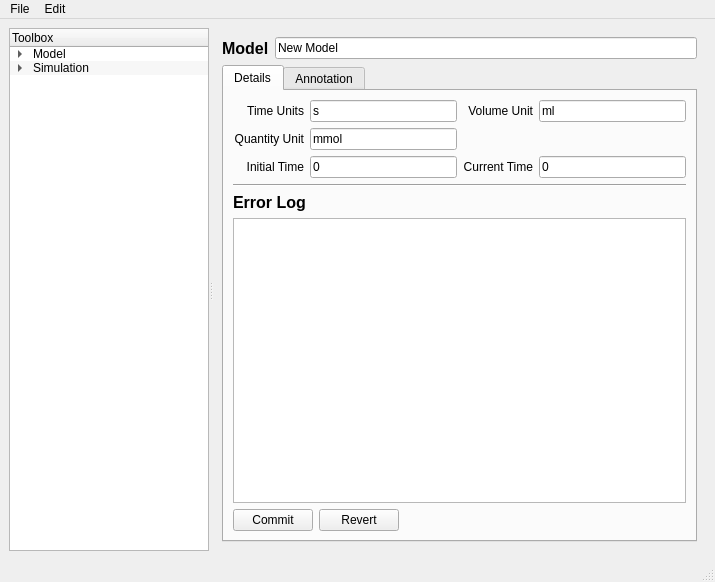
<?xml version="1.0" encoding="UTF-8"?>
<ui version="4.0">
 <class>MainWindow</class>
 <widget class="QMainWindow" name="MainWindow">
  <property name="geometry">
   <rect>
    <x>0</x>
    <y>0</y>
    <width>715</width>
    <height>582</height>
   </rect>
  </property>
  <property name="windowTitle">
   <string>SBML-Analaysis-Toolbox</string>
  </property>
  <widget class="QWidget" name="centralwidget">
   <property name="sizePolicy">
    <sizepolicy hsizetype="Expanding" vsizetype="Expanding">
     <horstretch>0</horstretch>
     <verstretch>0</verstretch>
    </sizepolicy>
   </property>
   <layout class="QGridLayout" name="gridLayout_9">
    <item row="0" column="0">
     <widget class="QSplitter" name="splitter">
      <property name="orientation">
       <enum>Qt::Horizontal</enum>
      </property>
      <widget class="QTreeWidget" name="treeWidget">
       <property name="sizePolicy">
        <sizepolicy hsizetype="Maximum" vsizetype="Expanding">
         <horstretch>0</horstretch>
         <verstretch>0</verstretch>
        </sizepolicy>
       </property>
       <property name="maximumSize">
        <size>
         <width>200</width>
         <height>16777215</height>
        </size>
       </property>
       <property name="autoFillBackground">
        <bool>false</bool>
       </property>
       <property name="editTriggers">
        <set>QAbstractItemView::NoEditTriggers</set>
       </property>
       <property name="alternatingRowColors">
        <bool>true</bool>
       </property>
       <property name="animated">
        <bool>true</bool>
       </property>
       <property name="headerHidden">
        <bool>false</bool>
       </property>
       <column>
        <property name="text">
         <string>Toolbox</string>
        </property>
       </column>
       <item>
        <property name="text">
         <string>Model</string>
        </property>
        <item>
         <property name="text">
          <string>Compartments</string>
         </property>
        </item>
        <item>
         <property name="text">
          <string>Species</string>
         </property>
        </item>
        <item>
         <property name="text">
          <string>Parameters</string>
         </property>
        </item>
        <item>
         <property name="text">
          <string>Reactions</string>
         </property>
        </item>
        <item>
         <property name="text">
          <string>Matrices</string>
         </property>
        </item>
        <item>
         <property name="text">
          <string>Code</string>
         </property>
        </item>
       </item>
       <item>
        <property name="text">
         <string>Simulation</string>
        </property>
        <item>
         <property name="text">
          <string>Time Course</string>
         </property>
        </item>
        <item>
         <property name="text">
          <string>Local Sensitivity Analysis</string>
         </property>
        </item>
        <item>
         <property name="text">
          <string>Global Sensitivity Analysis</string>
         </property>
        </item>
       </item>
      </widget>
      <widget class="QStackedWidget" name="stackedWidget">
       <property name="autoFillBackground">
        <bool>false</bool>
       </property>
       <property name="currentIndex">
        <number>0</number>
       </property>
       <widget class="QWidget" name="pageModel">
        <layout class="QGridLayout" name="gridLayout_5">
         <item row="0" column="0">
          <layout class="QVBoxLayout" name="verticalLayout">
           <item>
            <layout class="QHBoxLayout" name="horizontalLayout_2">
             <item>
              <widget class="QLabel" name="label">
               <property name="font">
                <font>
                 <pointsize>12</pointsize>
                 <weight>75</weight>
                 <bold>true</bold>
                </font>
               </property>
               <property name="text">
                <string>Model</string>
               </property>
              </widget>
             </item>
             <item>
              <widget class="QLineEdit" name="lineEditModelName">
               <property name="text">
                <string>New Model</string>
               </property>
              </widget>
             </item>
            </layout>
           </item>
           <item>
            <widget class="QTabWidget" name="tabWidget">
             <property name="currentIndex">
              <number>0</number>
             </property>
             <widget class="QWidget" name="tab">
              <attribute name="title">
               <string>Details</string>
              </attribute>
              <layout class="QGridLayout" name="gridLayout_3">
               <item row="0" column="0">
                <layout class="QGridLayout" name="gridLayout_2">
                 <item row="0" column="0">
                  <widget class="QLabel" name="label_2">
                   <property name="layoutDirection">
                    <enum>Qt::LeftToRight</enum>
                   </property>
                   <property name="text">
                    <string>Time Units</string>
                   </property>
                   <property name="alignment">
                    <set>Qt::AlignRight|Qt::AlignTrailing|Qt::AlignVCenter</set>
                   </property>
                  </widget>
                 </item>
                 <item row="0" column="1">
                  <widget class="QLineEdit" name="lineEditTimeUnits">
                   <property name="text">
                    <string>s</string>
                   </property>
                  </widget>
                 </item>
                 <item row="0" column="2">
                  <widget class="QLabel" name="label_3">
                   <property name="layoutDirection">
                    <enum>Qt::LeftToRight</enum>
                   </property>
                   <property name="text">
                    <string>Volume Unit</string>
                   </property>
                   <property name="alignment">
                    <set>Qt::AlignRight|Qt::AlignTrailing|Qt::AlignVCenter</set>
                   </property>
                  </widget>
                 </item>
                 <item row="0" column="3">
                  <widget class="QLineEdit" name="lineEditVolumeUnits">
                   <property name="text">
                    <string>ml</string>
                   </property>
                  </widget>
                 </item>
                 <item row="1" column="0">
                  <widget class="QLabel" name="label_4">
                   <property name="text">
                    <string>Quantity Unit</string>
                   </property>
                   <property name="alignment">
                    <set>Qt::AlignRight|Qt::AlignTrailing|Qt::AlignVCenter</set>
                   </property>
                  </widget>
                 </item>
                 <item row="1" column="1">
                  <widget class="QLineEdit" name="lineEditQuantityUnits">
                   <property name="text">
                    <string>mmol</string>
                   </property>
                  </widget>
                 </item>
                 <item row="2" column="0">
                  <widget class="QLabel" name="label_5">
                   <property name="text">
                    <string>Initial Time</string>
                   </property>
                   <property name="alignment">
                    <set>Qt::AlignRight|Qt::AlignTrailing|Qt::AlignVCenter</set>
                   </property>
                  </widget>
                 </item>
                 <item row="2" column="1">
                  <widget class="QLineEdit" name="lineEdit_5">
                   <property name="text">
                    <string>0</string>
                   </property>
                  </widget>
                 </item>
                 <item row="2" column="2">
                  <widget class="QLabel" name="label_6">
                   <property name="layoutDirection">
                    <enum>Qt::LeftToRight</enum>
                   </property>
                   <property name="text">
                    <string>Current Time</string>
                   </property>
                   <property name="alignment">
                    <set>Qt::AlignRight|Qt::AlignTrailing|Qt::AlignVCenter</set>
                   </property>
                  </widget>
                 </item>
                 <item row="2" column="3">
                  <widget class="QLineEdit" name="lineEdit_6">
                   <property name="text">
                    <string>0</string>
                   </property>
                   <property name="readOnly">
                    <bool>true</bool>
                   </property>
                  </widget>
                 </item>
                </layout>
               </item>
               <item row="1" column="0">
                <layout class="QHBoxLayout" name="horizontalLayout_8">
                 <item>
                  <widget class="Line" name="line_3">
                   <property name="orientation">
                    <enum>Qt::Horizontal</enum>
                   </property>
                  </widget>
                 </item>
                </layout>
               </item>
               <item row="2" column="0">
                <widget class="QLabel" name="label_24">
                 <property name="font">
                  <font>
                   <pointsize>12</pointsize>
                   <weight>75</weight>
                   <bold>true</bold>
                  </font>
                 </property>
                 <property name="text">
                  <string>Error Log</string>
                 </property>
                </widget>
               </item>
               <item row="3" column="0">
                <widget class="QPlainTextEdit" name="modelErrorLog">
                 <property name="readOnly">
                  <bool>true</bool>
                 </property>
                </widget>
               </item>
               <item row="4" column="0">
                <layout class="QGridLayout" name="gridLayout_4">
                 <item row="0" column="0">
                  <widget class="QPushButton" name="pushButtonModelCommit">
                   <property name="text">
                    <string>Commit</string>
                   </property>
                  </widget>
                 </item>
                 <item row="0" column="1">
                  <widget class="QPushButton" name="pushButtonModelRevert">
                   <property name="text">
                    <string>Revert</string>
                   </property>
                  </widget>
                 </item>
                 <item row="0" column="2">
                  <spacer name="horizontalSpacer">
                   <property name="orientation">
                    <enum>Qt::Horizontal</enum>
                   </property>
                   <property name="sizeHint" stdset="0">
                    <size>
                     <width>40</width>
                     <height>20</height>
                    </size>
                   </property>
                  </spacer>
                 </item>
                </layout>
               </item>
              </layout>
             </widget>
             <widget class="QWidget" name="tab_2">
              <attribute name="title">
               <string>Annotation</string>
              </attribute>
              <layout class="QGridLayout" name="gridLayout_15">
               <item row="0" column="0">
                <widget class="QPlainTextEdit" name="plainTextEdit"/>
               </item>
              </layout>
             </widget>
            </widget>
           </item>
          </layout>
         </item>
        </layout>
       </widget>
       <widget class="QWidget" name="pageCompartments">
        <layout class="QGridLayout" name="gridLayout_7">
         <item row="0" column="0">
          <layout class="QGridLayout" name="gridLayout_6">
           <item row="0" column="0">
            <widget class="QLabel" name="label_7">
             <property name="text">
              <string>Search:</string>
             </property>
            </widget>
           </item>
           <item row="0" column="1">
            <widget class="QLineEdit" name="lineSearchCompartments"/>
           </item>
          </layout>
         </item>
         <item row="1" column="0">
          <widget class="QSplitter" name="splitter_4">
           <property name="orientation">
            <enum>Qt::Vertical</enum>
           </property>
           <widget class="QTableWidget" name="tableCompartments">
            <property name="alternatingRowColors">
             <bool>true</bool>
            </property>
            <property name="sortingEnabled">
             <bool>true</bool>
            </property>
            <property name="cornerButtonEnabled">
             <bool>true</bool>
            </property>
            <property name="RowNumber" stdset="0">
             <number>1</number>
            </property>
            <attribute name="verticalHeaderVisible">
             <bool>false</bool>
            </attribute>
            <attribute name="verticalHeaderShowSortIndicator" stdset="0">
             <bool>false</bool>
            </attribute>
            <attribute name="verticalHeaderStretchLastSection">
             <bool>false</bool>
            </attribute>
            <column>
             <property name="text">
              <string>#</string>
             </property>
             <property name="font">
              <font>
               <weight>75</weight>
               <bold>true</bold>
              </font>
             </property>
             <property name="textAlignment">
              <set>AlignLeft|AlignVCenter</set>
             </property>
            </column>
            <column>
             <property name="text">
              <string>Name</string>
             </property>
             <property name="font">
              <font>
               <weight>75</weight>
               <bold>true</bold>
              </font>
             </property>
             <property name="textAlignment">
              <set>AlignLeft|AlignVCenter</set>
             </property>
            </column>
            <column>
             <property name="text">
              <string>Initial Volume</string>
             </property>
             <property name="font">
              <font>
               <weight>75</weight>
               <bold>true</bold>
              </font>
             </property>
             <property name="textAlignment">
              <set>AlignLeft|AlignVCenter</set>
             </property>
            </column>
            <column>
             <property name="text">
              <string>Volume</string>
             </property>
             <property name="font">
              <font>
               <weight>75</weight>
               <bold>true</bold>
              </font>
             </property>
             <property name="textAlignment">
              <set>AlignLeft|AlignVCenter</set>
             </property>
            </column>
            <column>
             <property name="text">
              <string>MetaID</string>
             </property>
             <property name="font">
              <font>
               <weight>75</weight>
               <bold>true</bold>
              </font>
             </property>
            </column>
           </widget>
           <widget class="QPlainTextEdit" name="compartmentErrorLog">
            <property name="sizePolicy">
             <sizepolicy hsizetype="Expanding" vsizetype="Maximum">
              <horstretch>0</horstretch>
              <verstretch>0</verstretch>
             </sizepolicy>
            </property>
            <property name="maximumSize">
             <size>
              <width>16777215</width>
              <height>200</height>
             </size>
            </property>
           </widget>
          </widget>
         </item>
        </layout>
       </widget>
       <widget class="QWidget" name="pageSpecies">
        <layout class="QGridLayout" name="gridLayout">
         <item row="0" column="0">
          <layout class="QGridLayout" name="gridLayout_8">
           <item row="0" column="0">
            <widget class="QLabel" name="label_8">
             <property name="text">
              <string>Search:</string>
             </property>
            </widget>
           </item>
           <item row="0" column="1">
            <widget class="QLineEdit" name="lineSearchSpecies"/>
           </item>
          </layout>
         </item>
         <item row="1" column="0">
          <widget class="QSplitter" name="splitter_3">
           <property name="orientation">
            <enum>Qt::Vertical</enum>
           </property>
           <widget class="QTableWidget" name="tableSpecies">
            <property name="alternatingRowColors">
             <bool>true</bool>
            </property>
            <property name="sortingEnabled">
             <bool>true</bool>
            </property>
            <property name="cornerButtonEnabled">
             <bool>true</bool>
            </property>
            <property name="RowNumber" stdset="0">
             <number>1</number>
            </property>
            <attribute name="verticalHeaderVisible">
             <bool>false</bool>
            </attribute>
            <attribute name="verticalHeaderShowSortIndicator" stdset="0">
             <bool>false</bool>
            </attribute>
            <attribute name="verticalHeaderStretchLastSection">
             <bool>false</bool>
            </attribute>
            <row>
             <property name="text">
              <string/>
             </property>
            </row>
            <column>
             <property name="text">
              <string>#</string>
             </property>
             <property name="font">
              <font>
               <weight>75</weight>
               <bold>true</bold>
              </font>
             </property>
             <property name="textAlignment">
              <set>AlignHCenter|AlignVCenter|AlignCenter</set>
             </property>
            </column>
            <column>
             <property name="text">
              <string>Name</string>
             </property>
             <property name="font">
              <font>
               <weight>75</weight>
               <bold>true</bold>
              </font>
             </property>
             <property name="textAlignment">
              <set>AlignHCenter|AlignVCenter|AlignCenter</set>
             </property>
            </column>
            <column>
             <property name="text">
              <string>Initial Cc</string>
             </property>
             <property name="font">
              <font>
               <weight>75</weight>
               <bold>true</bold>
              </font>
             </property>
             <property name="textAlignment">
              <set>AlignHCenter|AlignVCenter|AlignCenter</set>
             </property>
            </column>
            <column>
             <property name="text">
              <string>Cc</string>
             </property>
             <property name="font">
              <font>
               <weight>75</weight>
               <bold>true</bold>
              </font>
             </property>
             <property name="textAlignment">
              <set>AlignHCenter|AlignVCenter|AlignCenter</set>
             </property>
            </column>
            <column>
             <property name="text">
              <string>Compartment</string>
             </property>
             <property name="font">
              <font>
               <weight>75</weight>
               <bold>true</bold>
              </font>
             </property>
             <property name="textAlignment">
              <set>AlignHCenter|AlignVCenter|AlignCenter</set>
             </property>
            </column>
            <column>
             <property name="text">
              <string>Boundary?</string>
             </property>
             <property name="font">
              <font>
               <weight>75</weight>
               <bold>true</bold>
              </font>
             </property>
             <property name="textAlignment">
              <set>AlignHCenter|AlignVCenter|AlignCenter</set>
             </property>
            </column>
            <column>
             <property name="text">
              <string>MetaId</string>
             </property>
             <property name="font">
              <font>
               <weight>75</weight>
               <bold>true</bold>
              </font>
             </property>
             <property name="textAlignment">
              <set>AlignHCenter|AlignVCenter|AlignCenter</set>
             </property>
            </column>
            <item row="0" column="1">
             <property name="text">
              <string>New Species</string>
             </property>
            </item>
            <item row="0" column="2">
             <property name="text">
              <string>1</string>
             </property>
            </item>
           </widget>
           <widget class="QPlainTextEdit" name="speciesErrorLog">
            <property name="sizePolicy">
             <sizepolicy hsizetype="Maximum" vsizetype="Expanding">
              <horstretch>0</horstretch>
              <verstretch>0</verstretch>
             </sizepolicy>
            </property>
            <property name="maximumSize">
             <size>
              <width>16777215</width>
              <height>200</height>
             </size>
            </property>
            <property name="documentTitle">
             <string>Species Error Log</string>
            </property>
            <property name="readOnly">
             <bool>true</bool>
            </property>
            <property name="overwriteMode">
             <bool>true</bool>
            </property>
           </widget>
          </widget>
         </item>
        </layout>
       </widget>
       <widget class="QWidget" name="pageParameters">
        <layout class="QGridLayout" name="gridLayout_11">
         <item row="0" column="0">
          <layout class="QGridLayout" name="gridLayout_10">
           <item row="0" column="0">
            <widget class="QLabel" name="label_9">
             <property name="text">
              <string>Search:</string>
             </property>
            </widget>
           </item>
           <item row="0" column="1">
            <widget class="QLineEdit" name="lineSearchParameters"/>
           </item>
          </layout>
         </item>
         <item row="1" column="0">
          <widget class="QSplitter" name="splitter_2">
           <property name="orientation">
            <enum>Qt::Vertical</enum>
           </property>
           <widget class="QTableWidget" name="tableParameters">
            <property name="alternatingRowColors">
             <bool>true</bool>
            </property>
            <property name="sortingEnabled">
             <bool>true</bool>
            </property>
            <property name="cornerButtonEnabled">
             <bool>true</bool>
            </property>
            <property name="RowNumber" stdset="0">
             <number>1</number>
            </property>
            <attribute name="verticalHeaderVisible">
             <bool>false</bool>
            </attribute>
            <attribute name="verticalHeaderShowSortIndicator" stdset="0">
             <bool>false</bool>
            </attribute>
            <attribute name="verticalHeaderStretchLastSection">
             <bool>false</bool>
            </attribute>
            <row>
             <property name="text">
              <string/>
             </property>
            </row>
            <column>
             <property name="text">
              <string>Index</string>
             </property>
             <property name="font">
              <font>
               <weight>75</weight>
               <bold>true</bold>
              </font>
             </property>
             <property name="textAlignment">
              <set>AlignLeft|AlignVCenter</set>
             </property>
            </column>
            <column>
             <property name="text">
              <string>Name</string>
             </property>
             <property name="font">
              <font>
               <weight>75</weight>
               <bold>true</bold>
              </font>
             </property>
             <property name="textAlignment">
              <set>AlignLeft|AlignVCenter</set>
             </property>
            </column>
            <column>
             <property name="text">
              <string>Value</string>
             </property>
             <property name="font">
              <font>
               <weight>75</weight>
               <bold>true</bold>
              </font>
             </property>
             <property name="textAlignment">
              <set>AlignLeft|AlignVCenter</set>
             </property>
            </column>
            <column>
             <property name="text">
              <string>Variable</string>
             </property>
             <property name="font">
              <font>
               <weight>75</weight>
               <bold>true</bold>
              </font>
             </property>
             <property name="textAlignment">
              <set>AlignLeft|AlignVCenter</set>
             </property>
            </column>
            <column>
             <property name="text">
              <string>MetaId</string>
             </property>
             <property name="font">
              <font>
               <weight>75</weight>
               <bold>true</bold>
              </font>
             </property>
            </column>
            <item row="0" column="0">
             <property name="flags">
              <set>ItemIsDragEnabled|ItemIsUserCheckable|ItemIsEnabled</set>
             </property>
            </item>
            <item row="0" column="1">
             <property name="text">
              <string>New Parameter</string>
             </property>
            </item>
            <item row="0" column="2">
             <property name="text">
              <string>1</string>
             </property>
            </item>
           </widget>
           <widget class="QPlainTextEdit" name="parameterErrorLog">
            <property name="sizePolicy">
             <sizepolicy hsizetype="Expanding" vsizetype="Maximum">
              <horstretch>0</horstretch>
              <verstretch>0</verstretch>
             </sizepolicy>
            </property>
            <property name="maximumSize">
             <size>
              <width>16777215</width>
              <height>200</height>
             </size>
            </property>
            <property name="frameShape">
             <enum>QFrame::StyledPanel</enum>
            </property>
            <property name="frameShadow">
             <enum>QFrame::Sunken</enum>
            </property>
            <property name="documentTitle">
             <string>Parameter Error Log</string>
            </property>
            <property name="readOnly">
             <bool>true</bool>
            </property>
            <property name="overwriteMode">
             <bool>true</bool>
            </property>
           </widget>
          </widget>
         </item>
        </layout>
       </widget>
       <widget class="QWidget" name="pageReactions">
        <layout class="QGridLayout" name="gridLayout_12">
         <item row="0" column="0">
          <layout class="QHBoxLayout" name="horizontalLayout_6">
           <item>
            <widget class="QLabel" name="label_10">
             <property name="text">
              <string>Search:</string>
             </property>
            </widget>
           </item>
           <item>
            <widget class="QLineEdit" name="lineSearchReactions"/>
           </item>
          </layout>
         </item>
         <item row="1" column="0">
          <widget class="QTableWidget" name="tableReactions">
           <attribute name="verticalHeaderVisible">
            <bool>false</bool>
           </attribute>
           <row>
            <property name="text">
             <string>New Row</string>
            </property>
           </row>
           <column>
            <property name="text">
             <string>Index</string>
            </property>
            <property name="font">
             <font>
              <weight>75</weight>
              <bold>true</bold>
             </font>
            </property>
           </column>
           <column>
            <property name="text">
             <string>Name</string>
            </property>
            <property name="font">
             <font>
              <weight>75</weight>
              <bold>true</bold>
             </font>
            </property>
           </column>
           <column>
            <property name="text">
             <string>Equation</string>
            </property>
            <property name="font">
             <font>
              <weight>75</weight>
              <bold>true</bold>
             </font>
            </property>
           </column>
           <column>
            <property name="text">
             <string>Modifiers</string>
            </property>
            <property name="font">
             <font>
              <weight>75</weight>
              <bold>true</bold>
             </font>
            </property>
           </column>
           <column>
            <property name="text">
             <string>Compartment</string>
            </property>
            <property name="font">
             <font>
              <weight>75</weight>
              <bold>true</bold>
             </font>
            </property>
           </column>
           <item row="0" column="1">
            <property name="text">
             <string>New Reaction</string>
            </property>
           </item>
          </widget>
         </item>
         <item row="2" column="0">
          <widget class="QPlainTextEdit" name="plainTextEdit_2">
           <property name="sizePolicy">
            <sizepolicy hsizetype="Expanding" vsizetype="Maximum">
             <horstretch>0</horstretch>
             <verstretch>0</verstretch>
            </sizepolicy>
           </property>
          </widget>
         </item>
        </layout>
       </widget>
       <widget class="QWidget" name="pageMatrices">
        <layout class="QGridLayout" name="gridLayout_13">
         <item row="0" column="0">
          <widget class="QTabWidget" name="tabWidget_2">
           <widget class="QWidget" name="tabStoichMatrix">
            <attribute name="title">
             <string>Stoichiometry Matrix</string>
            </attribute>
            <layout class="QGridLayout" name="gridLayout_23">
             <item row="0" column="0">
              <layout class="QHBoxLayout" name="horizontalLayout_7">
               <item>
                <widget class="QLabel" name="label_23">
                 <property name="text">
                  <string>Search:</string>
                 </property>
                </widget>
               </item>
               <item>
                <widget class="QLineEdit" name="lineEditStoichMatrix"/>
               </item>
              </layout>
             </item>
             <item row="1" column="0">
              <widget class="QTableWidget" name="tableStoichMatrix">
               <property name="editTriggers">
                <set>QAbstractItemView::NoEditTriggers</set>
               </property>
              </widget>
             </item>
            </layout>
           </widget>
           <widget class="QWidget" name="tab_4">
            <attribute name="title">
             <string>To be added...</string>
            </attribute>
            <layout class="QGridLayout" name="gridLayout_22">
             <item row="0" column="0">
              <widget class="QLabel" name="label_11">
               <property name="text">
                <string>To be added...</string>
               </property>
              </widget>
             </item>
            </layout>
           </widget>
          </widget>
         </item>
        </layout>
       </widget>
       <widget class="QWidget" name="pageCode">
        <layout class="QGridLayout" name="gridLayout_14">
         <item row="0" column="0">
          <widget class="QLabel" name="label_12">
           <property name="text">
            <string>Layout Page to be Added</string>
           </property>
          </widget>
         </item>
        </layout>
       </widget>
       <widget class="QWidget" name="pageSimulation">
        <layout class="QGridLayout" name="gridLayout_19">
         <item row="0" column="0">
          <widget class="QLabel" name="label_20">
           <property name="text">
            <string>To be Added</string>
           </property>
          </widget>
         </item>
        </layout>
       </widget>
       <widget class="QWidget" name="pageTimeCourse">
        <layout class="QGridLayout" name="gridLayout_18">
         <item row="0" column="0">
          <widget class="QLabel" name="label_13">
           <property name="font">
            <font>
             <pointsize>12</pointsize>
             <weight>75</weight>
             <bold>true</bold>
            </font>
           </property>
           <property name="text">
            <string>Time Course</string>
           </property>
          </widget>
         </item>
         <item row="1" column="0">
          <layout class="QGridLayout" name="gridLayout_16">
           <item row="0" column="0">
            <widget class="QLabel" name="label_14">
             <property name="text">
              <string>Duration</string>
             </property>
            </widget>
           </item>
           <item row="1" column="1">
            <widget class="QLineEdit" name="lineIntervalSize">
             <property name="text">
              <string>0.1</string>
             </property>
            </widget>
           </item>
           <item row="0" column="1">
            <widget class="QLineEdit" name="lineDuration">
             <property name="text">
              <string>1</string>
             </property>
            </widget>
           </item>
           <item row="1" column="0">
            <widget class="QLabel" name="label_16">
             <property name="text">
              <string>Interval Size</string>
             </property>
            </widget>
           </item>
           <item row="1" column="2">
            <widget class="QLabel" name="label_17">
             <property name="text">
              <string>Intervals</string>
             </property>
            </widget>
           </item>
           <item row="1" column="3">
            <widget class="QLineEdit" name="lineIntervals">
             <property name="text">
              <string>10</string>
             </property>
            </widget>
           </item>
          </layout>
         </item>
         <item row="2" column="0">
          <layout class="QHBoxLayout" name="horizontalLayout_4">
           <item>
            <widget class="Line" name="line">
             <property name="orientation">
              <enum>Qt::Horizontal</enum>
             </property>
            </widget>
           </item>
          </layout>
         </item>
         <item row="3" column="0">
          <layout class="QHBoxLayout" name="horizontalLayout">
           <item>
            <widget class="QLabel" name="label_18">
             <property name="text">
              <string>Integration Interval</string>
             </property>
            </widget>
           </item>
           <item>
            <widget class="QLineEdit" name="lineEdit_7">
             <property name="text">
              <string>0 to 1</string>
             </property>
             <property name="readOnly">
              <bool>true</bool>
             </property>
            </widget>
           </item>
          </layout>
         </item>
         <item row="4" column="0">
          <layout class="QHBoxLayout" name="horizontalLayout_5">
           <item>
            <widget class="Line" name="line_2">
             <property name="orientation">
              <enum>Qt::Horizontal</enum>
             </property>
            </widget>
           </item>
          </layout>
         </item>
         <item row="5" column="0">
          <layout class="QGridLayout" name="gridLayout_17">
           <item row="0" column="1">
            <widget class="QSpinBox" name="spinBox"/>
           </item>
           <item row="0" column="0">
            <widget class="QLabel" name="label_19">
             <property name="text">
              <string>TextLabel</string>
             </property>
            </widget>
           </item>
           <item row="1" column="1">
            <widget class="QTableWidget" name="tableWidget"/>
           </item>
          </layout>
         </item>
         <item row="6" column="0">
          <layout class="QHBoxLayout" name="horizontalLayout_3">
           <item>
            <widget class="QPushButton" name="pushButtonRun">
             <property name="text">
              <string>Run</string>
             </property>
            </widget>
           </item>
           <item>
            <widget class="QPushButton" name="pushButtonRevert">
             <property name="text">
              <string>Revert</string>
             </property>
            </widget>
           </item>
           <item>
            <widget class="QProgressBar" name="progressBarTimeCourse">
             <property name="value">
              <number>24</number>
             </property>
            </widget>
           </item>
          </layout>
         </item>
        </layout>
       </widget>
       <widget class="QWidget" name="pageLSA">
        <layout class="QGridLayout" name="gridLayout_20">
         <item row="0" column="0">
          <widget class="QLabel" name="label_21">
           <property name="text">
            <string>To be added</string>
           </property>
          </widget>
         </item>
        </layout>
       </widget>
       <widget class="QWidget" name="pageGSA">
        <layout class="QGridLayout" name="gridLayout_21">
         <item row="0" column="0">
          <widget class="QLabel" name="label_22">
           <property name="text">
            <string>To be added</string>
           </property>
          </widget>
         </item>
        </layout>
       </widget>
      </widget>
     </widget>
    </item>
   </layout>
  </widget>
  <widget class="QMenuBar" name="menubar">
   <property name="geometry">
    <rect>
     <x>0</x>
     <y>0</y>
     <width>715</width>
     <height>24</height>
    </rect>
   </property>
   <widget class="QMenu" name="menuFile">
    <property name="title">
     <string>File</string>
    </property>
    <addaction name="actionNew"/>
    <addaction name="actionOpen"/>
    <addaction name="actionSave"/>
    <addaction name="actionSave_as"/>
   </widget>
   <widget class="QMenu" name="menuEdit">
    <property name="title">
     <string>Edit</string>
    </property>
    <addaction name="actionUndo"/>
    <addaction name="actionRedo"/>
   </widget>
   <addaction name="menuFile"/>
   <addaction name="menuEdit"/>
  </widget>
  <widget class="QStatusBar" name="statusbar"/>
  <action name="actionOpen">
   <property name="text">
    <string>Open</string>
   </property>
   <property name="shortcut">
    <string>Ctrl+O</string>
   </property>
  </action>
  <action name="actionSave">
   <property name="text">
    <string>Save</string>
   </property>
   <property name="shortcut">
    <string>Ctrl+S</string>
   </property>
  </action>
  <action name="actionSave_as">
   <property name="text">
    <string>Save as...</string>
   </property>
   <property name="shortcut">
    <string>Ctrl+Shift+S</string>
   </property>
  </action>
  <action name="actionUndo">
   <property name="text">
    <string>Undo</string>
   </property>
   <property name="shortcut">
    <string>Ctrl+Z</string>
   </property>
  </action>
  <action name="actionRedo">
   <property name="text">
    <string>Redo</string>
   </property>
   <property name="shortcut">
    <string>Ctrl+Shift+Z, Ctrl+Y</string>
   </property>
  </action>
  <action name="actionNew">
   <property name="text">
    <string>New</string>
   </property>
   <property name="shortcut">
    <string>Ctrl+N</string>
   </property>
  </action>
 </widget>
 <resources/>
 <connections/>
 <slots>
  <slot>commitModelChanges()</slot>
 </slots>
</ui>
